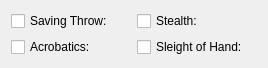
  <widget class="QWidget" name="layoutWidget5">
   <property name="geometry">
    <rect>
     <x>350</x>
     <y>280</y>
     <width>249</width>
     <height>49</height>
    </rect>
   </property>
   <layout class="QGridLayout" name="gridLayout_14">
    <item row="0" column="0">
     <widget class="QCheckBox" name="chkDexSave">
      <property name="minimumSize">
       <size>
        <width>120</width>
        <height>0</height>
       </size>
      </property>
      <property name="maximumSize">
       <size>
        <width>120</width>
        <height>16777215</height>
       </size>
      </property>
      <property name="text">
       <string>Saving Throw:</string>
      </property>
     </widget>
    </item>
    <item row="0" column="1">
     <widget class="QCheckBox" name="chkStealth">
      <property name="minimumSize">
       <size>
        <width>120</width>
        <height>0</height>
       </size>
      </property>
      <property name="maximumSize">
       <size>
        <width>120</width>
        <height>16777215</height>
       </size>
      </property>
      <property name="text">
       <string>Stealth:</string>
      </property>
     </widget>
    </item>
    <item row="1" column="0">
     <widget class="QCheckBox" name="chkAcrobatics">
      <property name="minimumSize">
       <size>
        <width>120</width>
        <height>0</height>
       </size>
      </property>
      <property name="maximumSize">
       <size>
        <width>120</width>
        <height>16777215</height>
       </size>
      </property>
      <property name="text">
       <string>Acrobatics:</string>
      </property>
     </widget>
    </item>
    <item row="1" column="1">
     <widget class="QCheckBox" name="chkSleightOfHand">
      <property name="minimumSize">
       <size>
        <width>120</width>
        <height>0</height>
       </size>
      </property>
      <property name="maximumSize">
       <size>
        <width>120</width>
        <height>16777215</height>
       </size>
      </property>
      <property name="text">
       <string>Sleight of Hand:</string>
      </property>
     </widget>
    </item>
   </layout>
  </widget>
